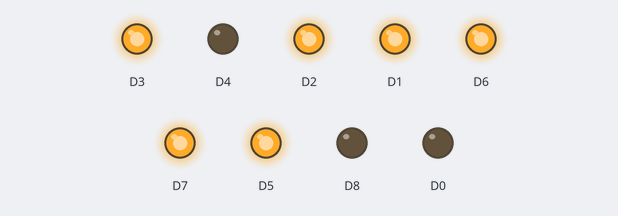
A program run on a simulated ESP8266 (NodeMCU). On the bench: output pins drawn as LEDs (lit = HIGH).

Above: at 3.2 s.
At 7.3 s:
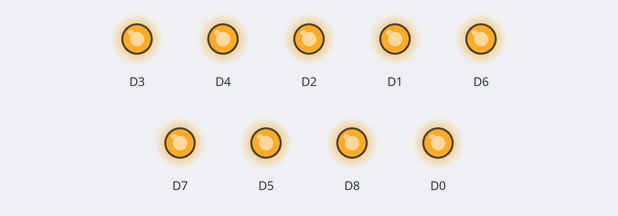
At 11.5 s:
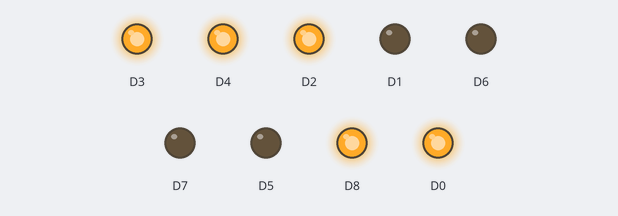
At 19.8 s:
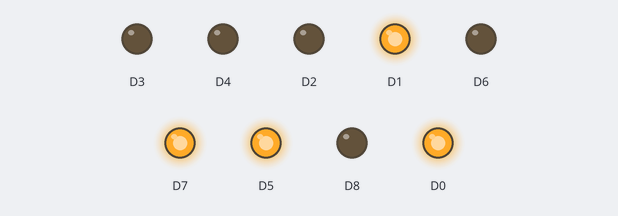
At 28.2 s:
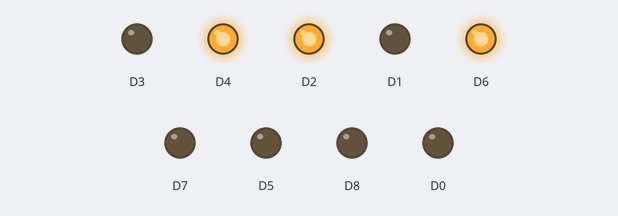
At 36.5 s:
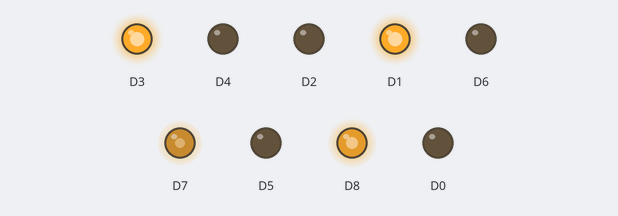
Timing chart, 0 to 40.0 s (numbered marks = the images above):
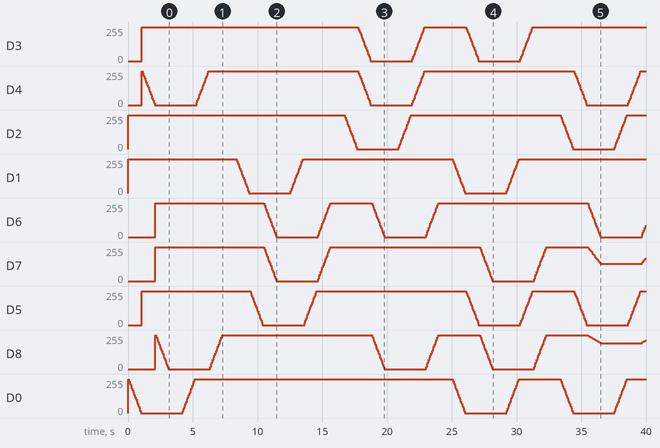

The program:

main.cpp
```cpp
#include <Arduino.h>
#include <RGBLed.h>

// Define three RGBLed objects for three LEDs
RGBLed led1(D0, D1, D2, RGBLed::COMMON_ANODE);
RGBLed led2(D3, D4, D5, RGBLed::COMMON_ANODE);
RGBLed led3(D6, D7, D8, RGBLed::COMMON_ANODE);

// Define arrays of colors for each LED
const int colorCount = 8;
int colors[colorCount][3] = {
  {255, 0, 0},    // Red
  {0, 255, 0},    // Green
  {0, 0, 255},    // Blue
  {255, 255, 0},  // Yellow
  {255, 0, 255},   // Magenta
    {0,255,255},
    {255,125,60},
    {125,68,21}
};

void setup() {
pinMode(A0,INPUT);
}

void loop() {
 if (analogRead(A0) > 500)
 { int fadeDuration = 1000;
  int steps = 15;

  for (int i = 0; i < colorCount; ++i) {
    // Apply the color pattern to each LED
    led1.fadeIn(colors[i][0], colors[i][1], colors[i][2], steps, fadeDuration);
    led2.fadeIn(colors[(i+1) % colorCount][0], colors[(i+1) % colorCount][1], colors[(i+1) % colorCount][2], steps, fadeDuration);
    led3.fadeIn(colors[(i+2) % colorCount][0], colors[(i+2) % colorCount][1], colors[(i+2) % colorCount][2], steps, fadeDuration);

    delay(fadeDuration);

    led1.fadeOut(colors[i][0], colors[i][1], colors[i][2], steps, fadeDuration);
    led2.fadeOut(colors[(i+1) % colorCount][0], colors[(i+1) % colorCount][1], colors[(i+1) % colorCount][2], steps, fadeDuration);
    led3.fadeOut(colors[(i+2) % colorCount][0], colors[(i+2) % colorCount][1], colors[(i+2) % colorCount][2], steps, fadeDuration);

    delay(fadeDuration);
  }}
  else {
    delay(100);
  }
}
```
